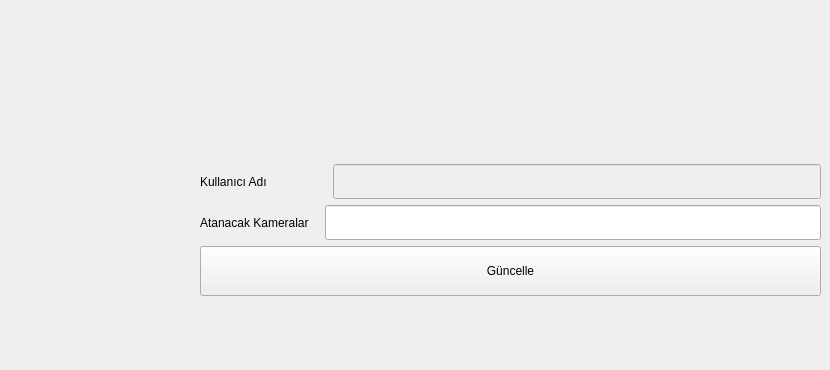
     <widget class="QWidget" name="calisanlar_sayfasi">
      <widget class="QWidget" name="verticalLayoutWidget_5">
       <property name="geometry">
        <rect>
         <x>200</x>
         <y>100</y>
         <width>621</width>
         <height>261</height>
        </rect>
       </property>
       <layout class="QVBoxLayout" name="verticalLayout_5">
        <item>
         <layout class="QVBoxLayout" name="verticalLayout_2">
          <item>
           <layout class="QHBoxLayout" name="horizontalLayout_10">
            <item>
             <widget class="QLabel" name="label_17">
              <property name="text">
               <string>Kullanıcı Adı</string>
              </property>
             </widget>
            </item>
            <item>
             <spacer name="horizontalSpacer_7">
              <property name="orientation">
               <enum>Qt::Horizontal</enum>
              </property>
              <property name="sizeType">
               <enum>QSizePolicy::Minimum</enum>
              </property>
              <property name="sizeHint" stdset="0">
               <size>
                <width>60</width>
                <height>10</height>
               </size>
              </property>
             </spacer>
            </item>
            <item>
             <widget class="QLineEdit" name="txt_kullaniciadi_calisan">
              <property name="enabled">
               <bool>false</bool>
              </property>
              <property name="minimumSize">
               <size>
                <width>0</width>
                <height>35</height>
               </size>
              </property>
             </widget>
            </item>
           </layout>
          </item>
          <item>
           <layout class="QHBoxLayout" name="horizontalLayout_13">
            <item>
             <widget class="QLabel" name="label_20">
              <property name="text">
               <string>Atanacak Kameralar</string>
              </property>
             </widget>
            </item>
            <item>
             <spacer name="horizontalSpacer_10">
              <property name="orientation">
               <enum>Qt::Horizontal</enum>
              </property>
              <property name="sizeType">
               <enum>QSizePolicy::Minimum</enum>
              </property>
              <property name="sizeHint" stdset="0">
               <size>
                <width>10</width>
                <height>10</height>
               </size>
              </property>
             </spacer>
            </item>
            <item>
             <widget class="QLineEdit" name="txt_atanacak">
              <property name="minimumSize">
               <size>
                <width>0</width>
                <height>35</height>
               </size>
              </property>
             </widget>
            </item>
           </layout>
          </item>
          <item>
           <layout class="QHBoxLayout" name="horizontalLayout_9" stretch="0">
            <property name="spacing">
             <number>10</number>
            </property>
            <property name="sizeConstraint">
             <enum>QLayout::SetDefaultConstraint</enum>
            </property>
            <property name="leftMargin">
             <number>0</number>
            </property>
            <item>
             <widget class="QPushButton" name="btn_guncelle">
              <property name="minimumSize">
               <size>
                <width>0</width>
                <height>50</height>
               </size>
              </property>
              <property name="text">
               <string>Güncelle</string>
              </property>
             </widget>
            </item>
           </layout>
          </item>
         </layout>
        </item>
       </layout>
      </widget>
     </widget>
